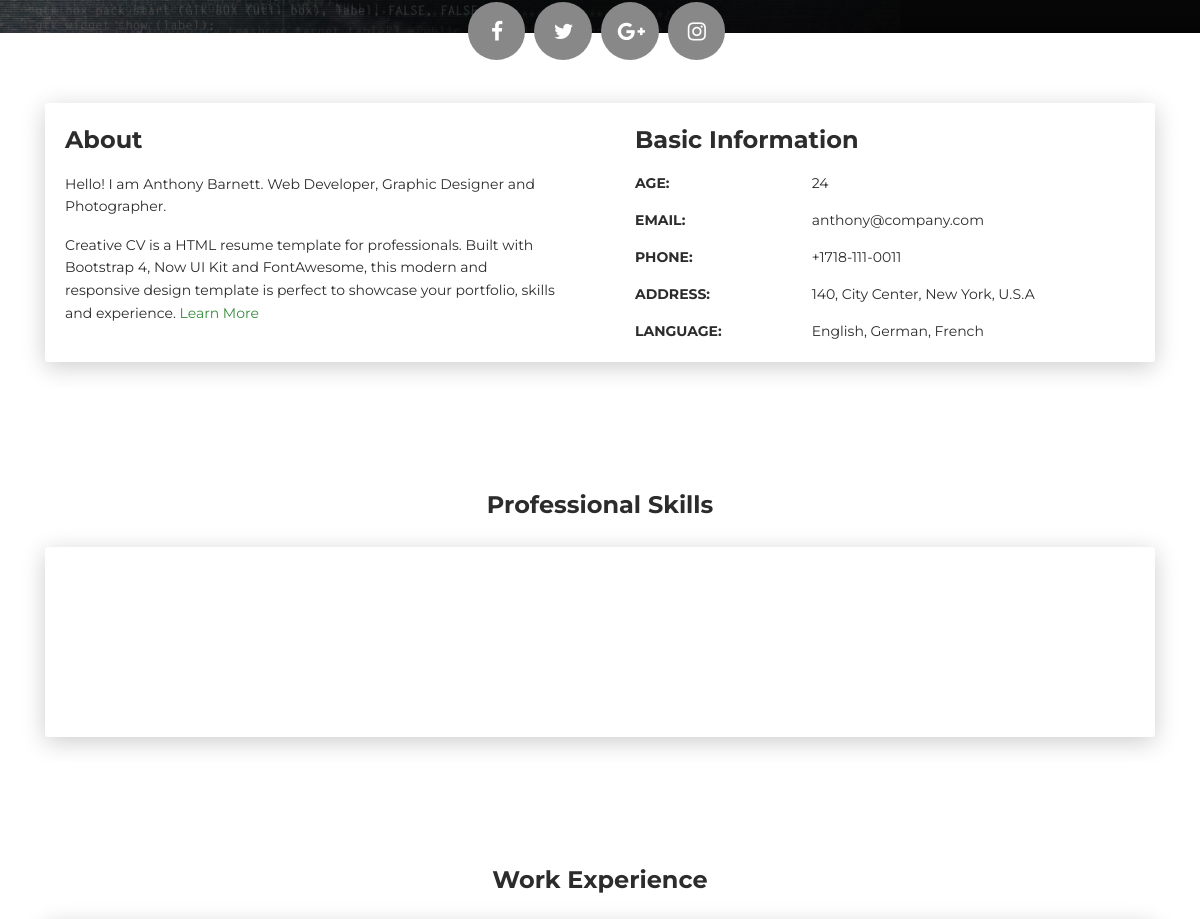
Before: / (middle part) with the older database file.
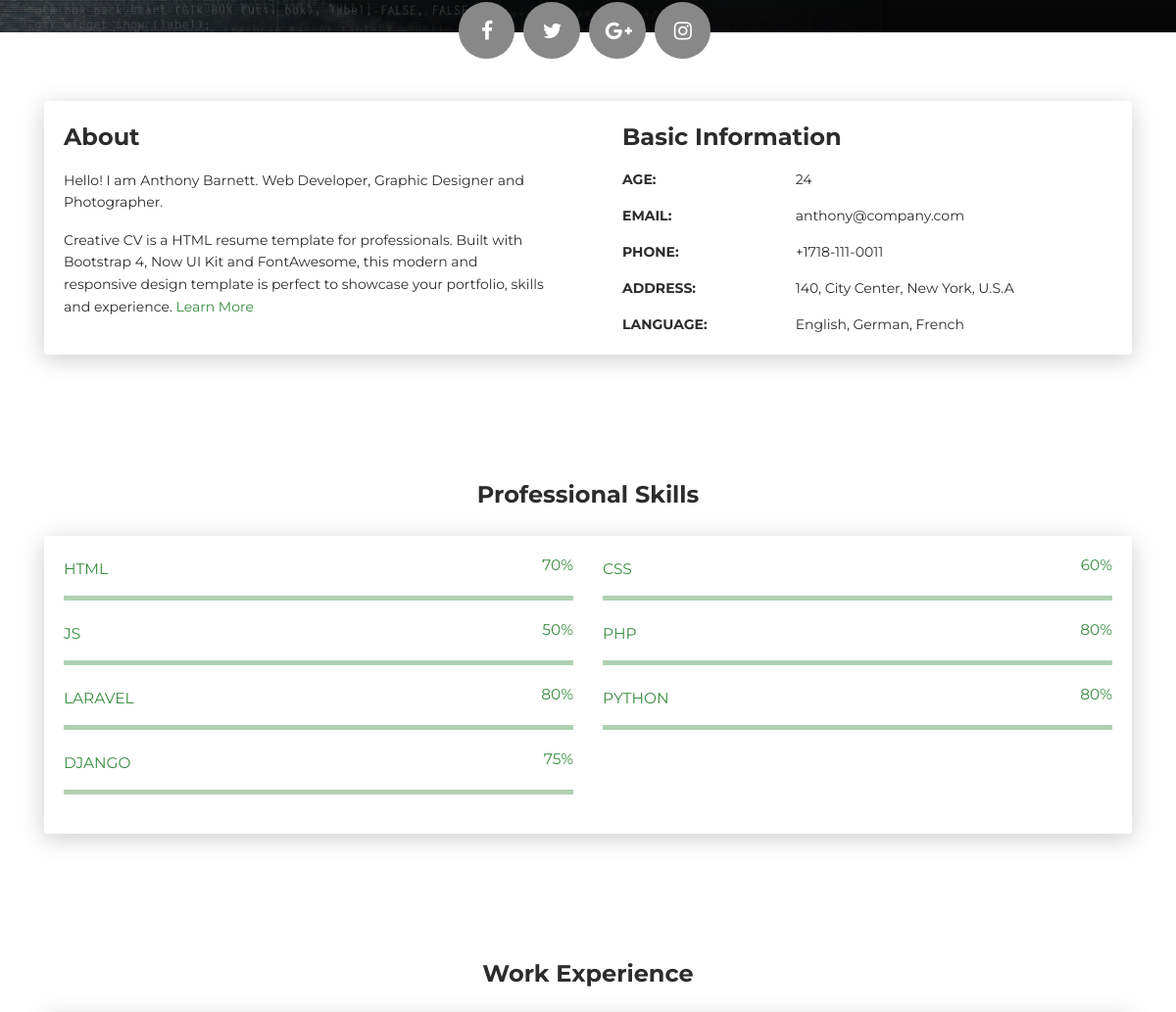
After: the same page with the newer database file.
### dashboard/models.py (models this page shows)
class Skills(models.Model):
    skill_name=models.CharField(max_length=40)
    rating=models.IntegerField()

### accounts/views.py (the view)
# urls.py: path('',views.home,name='home'),
def home(request):
	skills=Skills.objects.all()
	return render(request,'front_end/index.html',{'skills':skills})

### templates/front_end/index.html (shortened to what this page needs)
{% load static %}
<!DOCTYPE html>
<html lang="en-US">
  <head>
    <link href="https://maxcdn.bootstrapcdn.com/font-awesome/latest/css/font-awesome.min.css" rel="stylesheet">
    <link href="{% static 'front_end_assets/css/aos.css' %}" rel="stylesheet">
    <link href="{% static 'front_end_assets/css/bootstrap.min.css' %}" rel="stylesheet">
    <link href="{% static 'front_end_assets/styles/main.' %}css" rel="stylesheet">
  </head>
  <body id="top">
    <div class="page-content">
      <div>
<div class="profile-page">
  <div class="wrapper">
    <div class="page-header page-header-small" filter-color="green">
      <div class="container">
      </div>
      <div class="section">
        <div class="container">
          <div class="button-container"><a class="btn btn-default btn-round btn-lg btn-icon" href="#" rel="tooltip" title="Follow me on Facebook"><i class="fa fa-facebook"></i></a><a class="btn btn-default btn-round btn-lg btn-icon" href="#" rel="tooltip" title="Follow me on Twitter"><i class="fa fa-twitter"></i></a><a class="btn btn-default btn-round btn-lg btn-icon" href="#" rel="tooltip" title="Follow me on Google+"><i class="fa fa-google-plus"></i></a><a class="btn btn-default btn-round btn-lg btn-icon" href="#" rel="tooltip" title="Follow me on Instagram"><i class="fa fa-instagram"></i></a></div>
        </div>
      </div>
    </div>
  </div>
</div>
<div class="section" id="about">
  <div class="container">
    <div class="card" data-aos="fade-up" data-aos-offset="10">
      <div class="row">
        <div class="col-lg-6 col-md-12">
          <div class="card-body">
            <div class="h4 mt-0 title">About</div>
            <p>Hello! I am Anthony Barnett. Web Developer, Graphic Designer and Photographer.</p>
            <p>Creative CV is a HTML resume template for professionals. Built with Bootstrap 4, Now UI Kit and FontAwesome, this modern and responsive design template is perfect to showcase your portfolio, skills and experience. <a href="https://templateflip.com/templates/creative-cv/" target="_blank">Learn More</a></p>
          </div>
        </div>
        <div class="col-lg-6 col-md-12">
          <div class="card-body">
            <div class="h4 mt-0 title">Basic Information</div>
            <div class="row">
              <div class="col-sm-4"><strong class="text-uppercase">Age:</strong></div>
              <div class="col-sm-8">24</div>
            </div>
            <div class="row mt-3">
              <div class="col-sm-4"><strong class="text-uppercase">Email:</strong></div>
              <div class="col-sm-8">anthony@company.com</div>
            </div>
            <div class="row mt-3">
              <div class="col-sm-4"><strong class="text-uppercase">Phone:</strong></div>
              <div class="col-sm-8">+1718-111-0011</div>
            </div>
            <div class="row mt-3">
              <div class="col-sm-4"><strong class="text-uppercase">Address:</strong></div>
              <div class="col-sm-8">140, City Center, New York, U.S.A</div>
            </div>
            <div class="row mt-3">
              <div class="col-sm-4"><strong class="text-uppercase">Language:</strong></div>
              <div class="col-sm-8">English, German, French</div>
            </div>
          </div>
        </div>
      </div>
    </div>
  </div>
</div>
<div class="section" id="skill">
  <div class="container">
    <div class="h4 text-center mb-4 title">Professional Skills</div>
    <div class="card" data-aos="fade-up" data-aos-anchor-placement="top-bottom">
      <div class="card-body">
        <div class="row">
          {% for skill in skills %}
          <div class="col-md-6">
            <div class="progress-container progress-primary"><span class="progress-badge">{{skill.skill_name}}</span>
              <div class="progress">
                <span class="progress-value">{{skill.rating}}%</span>
              </div>
            </div>
          </div>
          {% endfor %}
        </div>
        </div>
      </div>
    </div>
  </div>
</div>
<div class="section" id="experience">
  <div class="container cc-experience">
    <div class="h4 text-center mb-4 title">Work Experience</div>
  </div>
</div>
</div>
  </body>
</html>

Changed rows visible on the page:
added Skills: skill_name "HTML", rating "70"
added Skills: skill_name "CSS", rating "60"
added Skills: skill_name "JS", rating "50"
added Skills: skill_name "PHP", rating "80"
added Skills: skill_name "LARAVEL", rating "80"
added Skills: skill_name "PYTHON", rating "80"
added Skills: skill_name "DJANGO", rating "75"
